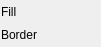
<?xml version="1.0" encoding="UTF-8"?>
<ui version="4.0">
 <class>DAShapeEditPannelWidget</class>
 <widget class="QWidget" name="DAShapeEditPannelWidget">
  <property name="geometry">
   <rect>
    <x>0</x>
    <y>0</y>
    <width>101</width>
    <height>47</height>
   </rect>
  </property>
  <property name="windowTitle">
   <string>Shape Edit</string>
  </property>
  <layout class="QGridLayout" name="gridLayout">
   <property name="leftMargin">
    <number>1</number>
   </property>
   <property name="topMargin">
    <number>1</number>
   </property>
   <property name="rightMargin">
    <number>1</number>
   </property>
   <property name="bottomMargin">
    <number>1</number>
   </property>
   <property name="spacing">
    <number>1</number>
   </property>
   <item row="1" column="0">
    <widget class="QLabel" name="label_2">
     <property name="text">
      <string>Border</string>
     </property>
    </widget>
   </item>
   <item row="1" column="1">
    <widget class="DA::DAPenEditWidget" name="widgetPenEdit" native="true">
     <property name="sizePolicy">
      <sizepolicy hsizetype="Expanding" vsizetype="Preferred">
       <horstretch>0</horstretch>
       <verstretch>0</verstretch>
      </sizepolicy>
     </property>
    </widget>
   </item>
   <item row="0" column="1">
    <widget class="DA::DABrushEditWidget" name="widgetBrushEdit" native="true">
     <property name="sizePolicy">
      <sizepolicy hsizetype="Expanding" vsizetype="Preferred">
       <horstretch>0</horstretch>
       <verstretch>0</verstretch>
      </sizepolicy>
     </property>
    </widget>
   </item>
   <item row="0" column="0">
    <widget class="QLabel" name="label">
     <property name="text">
      <string>Fill</string>
     </property>
    </widget>
   </item>
  </layout>
 </widget>
 <customwidgets>
  <customwidget>
   <class>DA::DAPenEditWidget</class>
   <extends>QWidget</extends>
   <header>DAPenEditWidget.h</header>
   <container>1</container>
  </customwidget>
  <customwidget>
   <class>DA::DABrushEditWidget</class>
   <extends>QWidget</extends>
   <header>DABrushEditWidget.h</header>
   <container>1</container>
  </customwidget>
 </customwidgets>
 <resources/>
 <connections/>
</ui>
